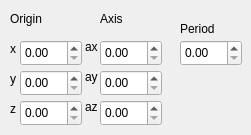
             <widget class="QWidget" name="page_32">
              <widget class="QDoubleSpinBox" name="mm_rotate_origin_z">
               <property name="geometry">
                <rect>
                 <x>20</x>
                 <y>100</y>
                 <width>62</width>
                 <height>26</height>
                </rect>
               </property>
              </widget>
              <widget class="QLabel" name="label_159">
               <property name="geometry">
                <rect>
                 <x>180</x>
                 <y>20</y>
                 <width>41</width>
                 <height>17</height>
                </rect>
               </property>
               <property name="text">
                <string>Period</string>
               </property>
              </widget>
              <widget class="QDoubleSpinBox" name="mm_rotate_origin_y">
               <property name="geometry">
                <rect>
                 <x>20</x>
                 <y>70</y>
                 <width>62</width>
                 <height>26</height>
                </rect>
               </property>
              </widget>
              <widget class="QDoubleSpinBox" name="mm_rotate_axis_z">
               <property name="geometry">
                <rect>
                 <x>100</x>
                 <y>100</y>
                 <width>62</width>
                 <height>26</height>
                </rect>
               </property>
              </widget>
              <widget class="QLabel" name="label_101">
               <property name="geometry">
                <rect>
                 <x>10</x>
                 <y>10</y>
                 <width>41</width>
                 <height>17</height>
                </rect>
               </property>
               <property name="text">
                <string>Origin</string>
               </property>
              </widget>
              <widget class="QDoubleSpinBox" name="mm_rotate_period">
               <property name="geometry">
                <rect>
                 <x>180</x>
                 <y>40</y>
                 <width>62</width>
                 <height>26</height>
                </rect>
               </property>
              </widget>
              <widget class="QDoubleSpinBox" name="mm_rotate_axis_x">
               <property name="geometry">
                <rect>
                 <x>100</x>
                 <y>40</y>
                 <width>62</width>
                 <height>26</height>
                </rect>
               </property>
              </widget>
              <widget class="QDoubleSpinBox" name="mm_rotate_origin_x">
               <property name="geometry">
                <rect>
                 <x>20</x>
                 <y>40</y>
                 <width>62</width>
                 <height>26</height>
                </rect>
               </property>
              </widget>
              <widget class="QLabel" name="label_160">
               <property name="geometry">
                <rect>
                 <x>100</x>
                 <y>10</y>
                 <width>41</width>
                 <height>17</height>
                </rect>
               </property>
               <property name="text">
                <string>Axis</string>
               </property>
              </widget>
              <widget class="QDoubleSpinBox" name="mm_rotate_axis_y">
               <property name="geometry">
                <rect>
                 <x>100</x>
                 <y>70</y>
                 <width>62</width>
                 <height>26</height>
                </rect>
               </property>
              </widget>
              <widget class="QLabel" name="label_170">
               <property name="geometry">
                <rect>
                 <x>10</x>
                 <y>100</y>
                 <width>16</width>
                 <height>17</height>
                </rect>
               </property>
               <property name="text">
                <string>z</string>
               </property>
              </widget>
              <widget class="QLabel" name="label_171">
               <property name="geometry">
                <rect>
                 <x>10</x>
                 <y>70</y>
                 <width>16</width>
                 <height>17</height>
                </rect>
               </property>
               <property name="text">
                <string>y</string>
               </property>
              </widget>
              <widget class="QLabel" name="label_172">
               <property name="geometry">
                <rect>
                 <x>10</x>
                 <y>40</y>
                 <width>16</width>
                 <height>17</height>
                </rect>
               </property>
               <property name="text">
                <string>x</string>
               </property>
              </widget>
              <widget class="QLabel" name="label_173">
               <property name="geometry">
                <rect>
                 <x>85</x>
                 <y>40</y>
                 <width>15</width>
                 <height>14</height>
                </rect>
               </property>
               <property name="text">
                <string>ax</string>
               </property>
              </widget>
              <widget class="QLabel" name="label_174">
               <property name="geometry">
                <rect>
                 <x>85</x>
                 <y>100</y>
                 <width>15</width>
                 <height>14</height>
                </rect>
               </property>
               <property name="text">
                <string>az</string>
               </property>
              </widget>
              <widget class="QLabel" name="label_175">
               <property name="geometry">
                <rect>
                 <x>85</x>
                 <y>70</y>
                 <width>15</width>
                 <height>14</height>
                </rect>
               </property>
               <property name="text">
                <string>ay</string>
               </property>
              </widget>
             </widget>
